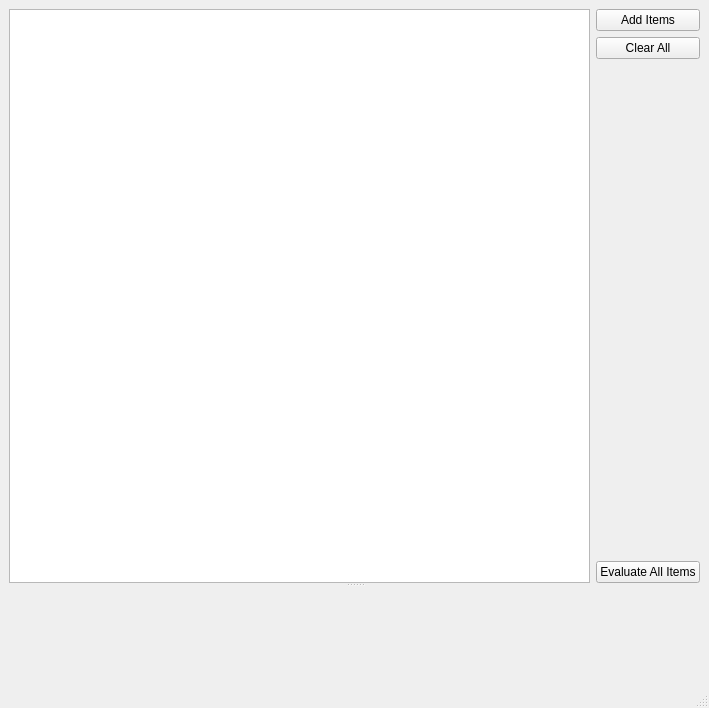
<?xml version="1.0" encoding="UTF-8"?>
<ui version="4.0">
 <class>main</class>
 <widget class="QMainWindow" name="main">
  <property name="geometry">
   <rect>
    <x>0</x>
    <y>0</y>
    <width>709</width>
    <height>708</height>
   </rect>
  </property>
  <property name="windowTitle">
   <string>List Widget Demo</string>
  </property>
  <widget class="QWidget" name="centralwidget">
   <layout class="QVBoxLayout" name="verticalLayout_2" stretch="0">
    <property name="spacing">
     <number>6</number>
    </property>
    <item>
     <widget class="QSplitter" name="splitter">
      <property name="orientation">
       <enum>Qt::Vertical</enum>
      </property>
      <widget class="QWidget" name="">
       <layout class="QHBoxLayout" name="horizontalLayout">
        <item>
         <widget class="QListWidget" name="listMain">
          <property name="alternatingRowColors">
           <bool>true</bool>
          </property>
         </widget>
        </item>
        <item>
         <layout class="QVBoxLayout" name="verticalLayout">
          <item>
           <widget class="QPushButton" name="btnAddItems">
            <property name="text">
             <string>Add Items</string>
            </property>
           </widget>
          </item>
          <item>
           <widget class="QPushButton" name="btnClearAll">
            <property name="text">
             <string>Clear All</string>
            </property>
           </widget>
          </item>
          <item>
           <spacer name="verticalSpacer">
            <property name="orientation">
             <enum>Qt::Vertical</enum>
            </property>
            <property name="sizeHint" stdset="0">
             <size>
              <width>20</width>
              <height>40</height>
             </size>
            </property>
           </spacer>
          </item>
          <item>
           <widget class="QPushButton" name="btnEval">
            <property name="text">
             <string>Evaluate All Items</string>
            </property>
           </widget>
          </item>
         </layout>
        </item>
       </layout>
      </widget>
      <widget class="PythonLogWidget" name="logWidget"/>
     </widget>
    </item>
   </layout>
  </widget>
  <widget class="QMenuBar" name="menubar">
   <property name="geometry">
    <rect>
     <x>0</x>
     <y>0</y>
     <width>709</width>
     <height>21</height>
    </rect>
   </property>
  </widget>
  <widget class="QStatusBar" name="statusbar"/>
 </widget>
 <customwidgets>
  <customwidget>
   <class>PythonLogWidget</class>
   <extends>QWidget</extends>
   <header>pythonLogWidget.h</header>
  </customwidget>
 </customwidgets>
 <resources/>
 <connections/>
</ui>
